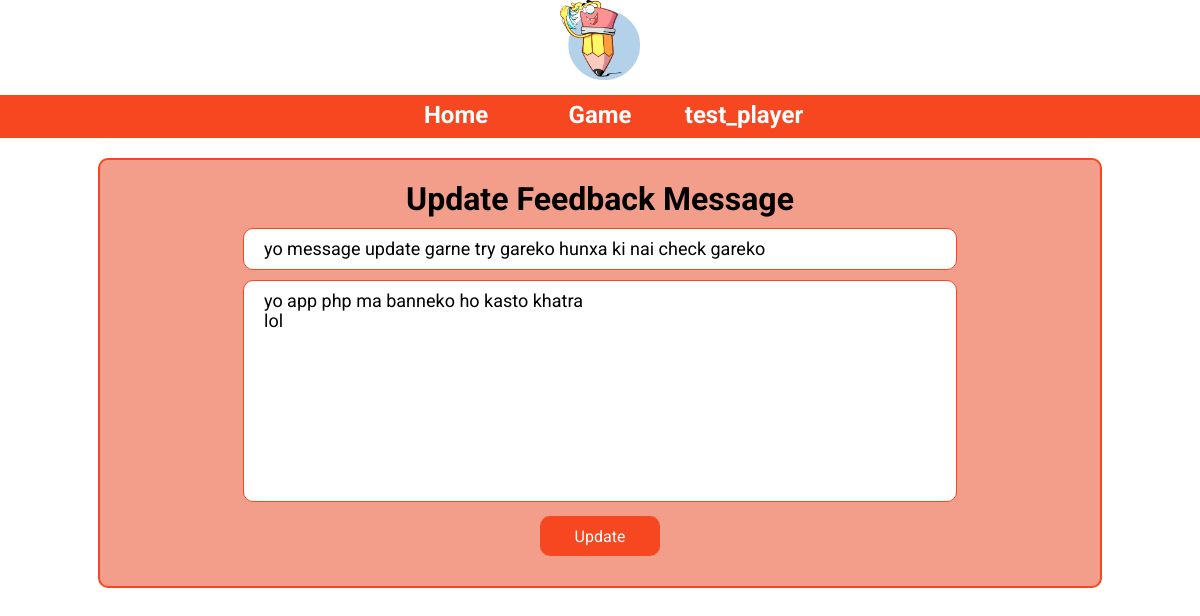
The app's page /app/updatemsg.php?id=4 (signed in) with its own data.
### tables this page shows
CREATE TABLE `users` (
  `user_id` int NOT NULL AUTO_INCREMENT,
  `username` varchar(100) NOT NULL,
  `email` varchar(150) DEFAULT NULL,
  `password` varchar(255) DEFAULT NULL,
  `is_admin` tinyint(1) NOT NULL DEFAULT '0',
  `is_player` tinyint(1) NOT NULL DEFAULT '1',
  PRIMARY KEY (`user_id`),
  UNIQUE KEY `username` (`username`),
  UNIQUE KEY `email` (`email`)
);

CREATE TABLE `feedbacks` (
  `fb_id` int NOT NULL AUTO_INCREMENT,
  `title` varchar(150) NOT NULL,
  `message` text NOT NULL,
  `user_id` int NOT NULL,
  PRIMARY KEY (`fb_id`),
  KEY `user_id` (`user_id`),
  CONSTRAINT `feedbacks_ibfk_1` FOREIGN KEY (`user_id`) REFERENCES `users` (`user_id`)
);

### app/component/user_fetch.php (called while the page is built, shortened)
<?php
    $conn = mysqli_connect('localhost','mcq_rohil','password','mcq');
    if (isset($_SESSION['id'])){
        $q_user = 'SELECT * from users WHERE user_id='.$_SESSION['id'];
        $result = mysqli_query($conn,$q_user);
        if (mysqli_num_rows($result) != 0){
            $user = mysqli_fetch_array($result);
        }else{
            redirectAlertMessage("Session is invalid Please login again","../admin/login.php");
            session_unset();
            session_destroy();
        }
    }
?>

### app/updatemsg.php (the view, shortened to what this page needs)
<?php
    include_once 'config/dbconfig.php';
    if($_GET){
        $id = $_GET['id'];
        $sql = "SELECT * FROM feedbacks WHERE fb_id = $id";
        $result = mysqli_query($conn, $sql);
        if (mysqli_num_rows($result) == 0) {
            echo "No records found!!";
            exit;
        } else {
            $feedbacks = mysqli_fetch_assoc($result);
?>
<!DOCTYPE html>
<html lang="en">
<head>
    <link rel="stylesheet" href="css/homestyle.css">
</head>
<body>
    <?php require_once 'component/nav.php'; ?>
    <form class="update_msg_form" action="" method="post">
        <h1>Update Feedback Message</h1>
        <input name = "title" class="msg_title" type="text" value= "<?php echo $feedbacks['title'] ?>"><br>
        <textarea name="message" class="msg_desc"><?php echo $feedbacks['message'] ?></textarea>
        <input type="hidden"  name="user_id" value="<?php echo $feedbacks['user_id'] ?>"><br>
        <input type="submit" class="msg_btn" value="Update">
    </form>
</body>
</html>
<?php
        }
    }
?>

### app/component/nav.php
<?php
    include 'user_fetch.php';
?>
<div class="nav">
    <img class="nav_logo" src="img/pen.png" alt="logo">
    <ul class="nav_menu">
        <li class="nav_item"><a class="nav_link" href="/">Home</a></li>
        <?php
        if (isset($_SESSION['id'])){?>
            <li class="nav_item"><a class="nav_link" href="/games.php">Game</a></li>
            <li class="nav_item"><a class="nav_link" href="/profile.php"><?php echo $user['username']  ?></a></li>
        <?php }
        else { ?>
            <li class="nav_item"><a class="nav_link" href="/account.php">Account</a></li>
        <?php } ?>
    </ul>
</div>

### app/css/homestyle.css (style rules this page uses)
* { padding: 0px; margin: 0px; font-family: 'Roboto', sans-serif; }
.nav { text-align: center; width: 100%; line-height: 40px; }
.nav_logo { width: 80px; height: 80px; }
.nav_menu { background-color: #f74720 ; }
.nav_item { display: inline-block; padding: 0px 10px; width: 120px; }
.nav_link { text-decoration: none; color: white; font-weight: bolder; font-size: 24px; }
.msg_title { font-size: 18px; width: 70%; line-height: 40px; padding: 0px 20px; margin: 10px auto; border-radius: 10px; border: 1px solid #f74720; }
.msg_desc { font-size: 18px; resize: none; width: 70%; height: 200px; line-height: 20px; padding: 10px 20px; border-radius: 10px; border: 1px solid #f74720; }
.msg_btn { margin: 10px auto; width: 120px; height: 40px; background-color: #f74720; color: white; font-size: 16px; border: 0px; border-radius: 10px; }
.update_msg_form { text-align: center; background: #f39e8b; width: 80%; margin: 20px auto; padding: 20px; border-radius: 10px; border: 2px solid #f74720; }

### records on screen
users: username "test_player"
feedbacks: title "yo message update garne try gareko hunxa ki nai check gareko", message "yo app php ma banneko ho kasto khatra lol"
